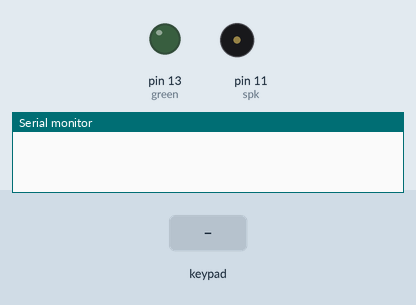
Simulated run of this sketch. Board: Arduino Uno, built with avr-gcc and run on an emulated ATmega328P. Shown: output pins drawn as LEDs (lit = HIGH), buzzer (waves = sounding), the last lines printed to the serial monitor. The test bench sets the inputs (shaded band).

Above: at 1.2 s.
1.3 s: key 'A' pressed
At 2.3 s:
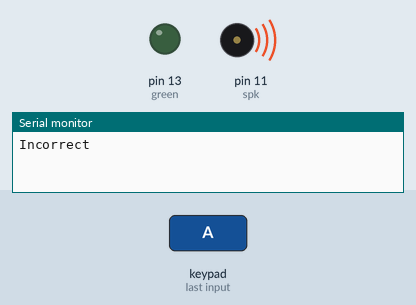
2.8 s: key 'B' pressed
At 6.5 s:
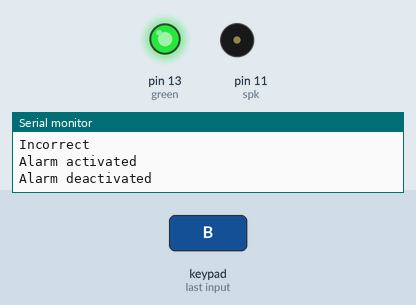
Timing chart, 0 to 8.0 s (numbered marks = the images above; inputs shaded):
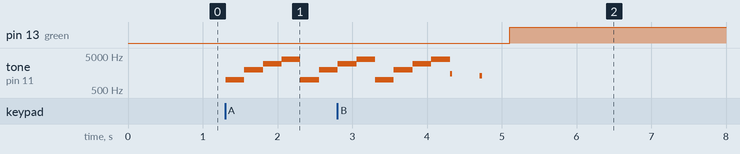

The sketch:

keypad_script.ino
```cpp
#include <Keypad.h>
const byte ROWS = 4;
const byte COLUMNS = 4;
const byte spk = 11;
int count = 0;
const byte green = 13;
char keys[ROWS][COLUMNS] =
{
  {'1','2','3','A'},
  {'4','5','6','B'},
  {'7','8','9','C'},
  {'*','0','#','D'},

};

byte rowPins[ROWS] = {9,8,7,6};
byte colPins[COLUMNS] = {5,4,3,2};

Keypad keypad = Keypad( makeKeymap(keys), rowPins, colPins, ROWS, COLUMNS);

void setup() {
  // put your setup code here, to run once:
  Serial.begin(9600);
  pinMode(spk,OUTPUT);
  pinMode(green,OUTPUT);

}

void loop() {
  // put your main code here, to run repeatedly:
  char key = keypad.getKey();

while (key == 'A')
{
  digitalWrite(green,LOW);
  Serial.println("Incorrect");
  tone(spk,1000, 400);
  delay(250);
  tone(spk,2000, 400);
  delay(250);
  tone(spk,3000, 400);
  delay(250);
  tone(spk,4000, 400);
  delay(250);
  Serial.println("Alarm activated");

  char key = keypad.getKey();

  if (key == 'B')
  {

    tone(spk,1500,30);
    delay(400);
    tone(spk,1300,30);
    delay(400);
    digitalWrite(green,HIGH);
    Serial.print("Alarm deactivated");

    break;
  }


}


//   switch(key)
// {
//   case '1':
//     Serial.println("Correct");
//     break;

//   case 'D':
//     Serial.println("Incorrect");
//     tone(spk,400, 400);

//     break;
// }


  // if (key == '1')
  // {
  //   Serial.println("CORRECT");
  // }

  // else if (key == '3')
  // {
  //   Serial.println("CORRECT");
  // }

}
```

Measured:
- after the input at 1.3 s, tone on pin 11 (spk): plays 1000 Hz for 0.25 s, 2000 Hz for 0.25 s, 3000 Hz for 0.25 s, 4000 Hz for 0.25 s, 1000 Hz for 0.25 s, 2000 Hz for 0.24 s, starting at once
- after the input at 2.8 s, pin 13 (green): LOW → HIGH after 2.3 s
